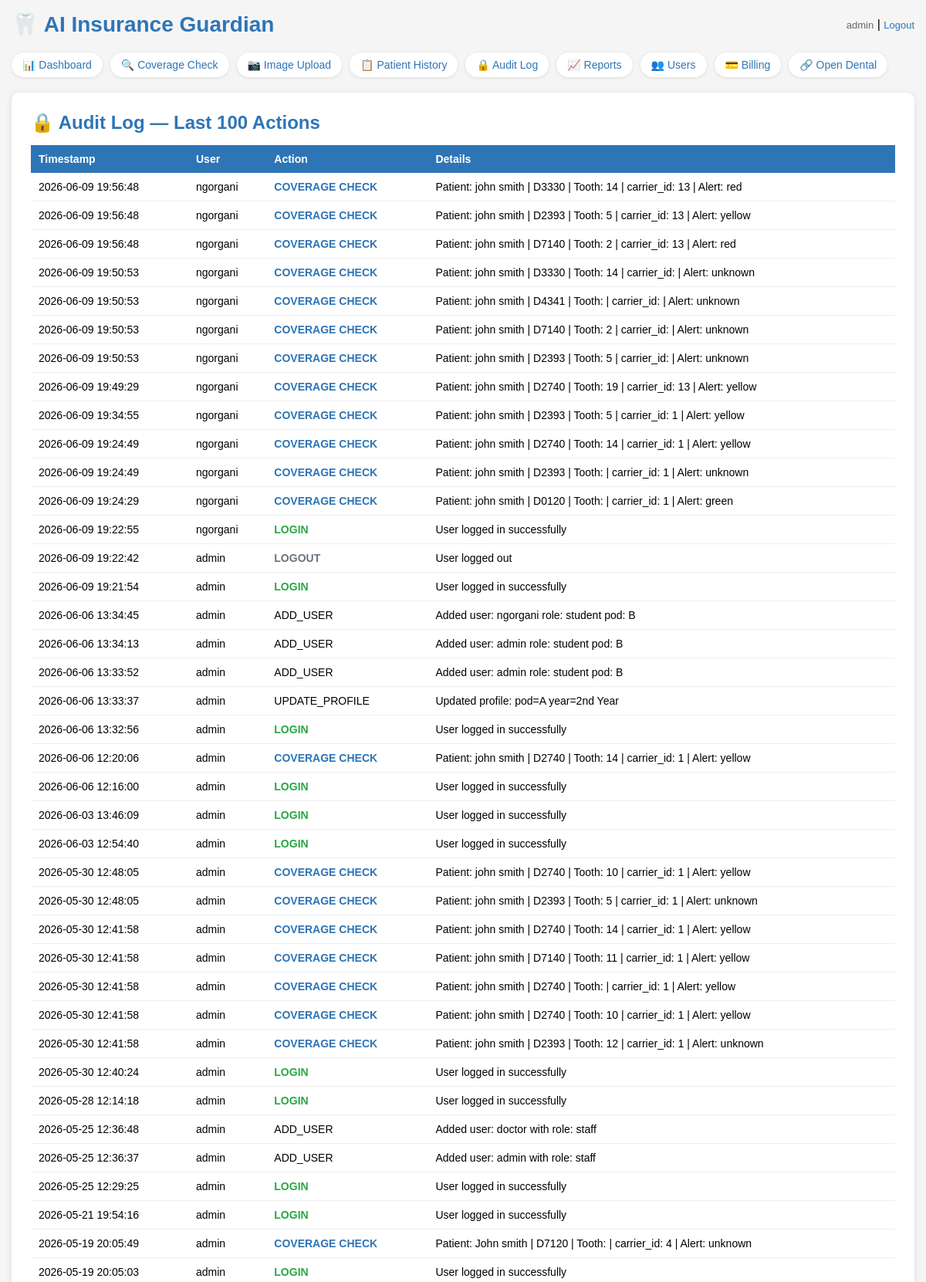
The app's page /audit (signed in, upper part) with its own data.
### tables this page shows
CREATE TABLE users (
            id INTEGER PRIMARY KEY,
            username TEXT UNIQUE NOT NULL,
            password TEXT NOT NULL,
            role TEXT DEFAULT 'staff'
        , pod TEXT DEFAULT NULL, year_level TEXT DEFAULT NULL, full_name TEXT DEFAULT NULL);

CREATE TABLE audit_log (id INTEGER PRIMARY KEY, username TEXT, action TEXT, details TEXT, timestamp TEXT);

### app.py (the view)
@app.route("/audit")
@login_required
def audit():
    conn = get_db()
    cursor = conn.cursor()
    cursor.execute("SELECT * FROM audit_log ORDER BY timestamp DESC LIMIT 100")
    records = cursor.fetchall()
    conn.close()
    return render_template("audit.html", records=records)

### app.py (called while the page is built)
def get_db():
    conn = sqlite3.connect("insurance_guardian.db")
    conn.row_factory = sqlite3.Row
    return conn

@login_manager.user_loader
def load_user(user_id):
    conn = get_db()
    cursor = conn.cursor()
    cursor.execute("SELECT id, username, role, pod, year_level, full_name FROM users WHERE id = ?", (user_id,))
    row = cursor.fetchone()
    conn.close()
    if row:
        return User(row[0], row[1], row[2], row[3], row[4], row[5])
    return None

### templates/audit.html (shortened to what this page needs)
<!DOCTYPE html>
<html>
<head>
</head>
<body>
    <div class="header">
        <h1>🦷 AI Insurance Guardian</h1>
        <div>
            <span class="user-info">{{ current_user.username }}</span> |
            <a href="/logout" class="logout">Logout</a>
        </div>
    </div>
    <div class="nav">
        <a href="/dashboard" class="active">📊 Dashboard</a>
        <a href="/">🔍 Coverage Check</a>
        <a href="/upload">📷 Image Upload</a>
        <a href="/history">📋 Patient History</a>
        <a href="/audit">🔒 Audit Log</a>
        <a href="/reports">📈 Reports</a>
        <a href="/users">👥 Users</a>
        <a href="/billing">💳 Billing</a>
        <a href="/opendental">🔗 Open Dental</a>
    </div>
    <div class="results-box">
        <h2>🔒 Audit Log — Last 100 Actions</h2>
        <table>
            <tr>
                <th>Timestamp</th>
                <th>User</th>
                <th>Action</th>
                <th>Details</th>
            </tr>
            {% for record in records %}
            <tr>
                <td>{{ record[4] }}</td>
                <td>{{ record[1] }}</td>
                <td>
                    {% if record[2] == 'LOGIN' %}<span class="action-login">LOGIN</span>
                    {% elif record[2] == 'LOGOUT' %}<span class="action-logout">LOGOUT</span>
                    {% elif record[2] == 'COVERAGE_CHECK' %}<span class="action-check">COVERAGE CHECK</span>
                    {% elif record[2] == 'FAILED_LOGIN' %}<span class="action-failed">FAILED LOGIN</span>
                    {% else %}{{ record[2] }}{% endif %}
                </td>
                <td>{{ record[3] }}</td>
            </tr>
            {% endfor %}
        </table>
    </div>
</body>
</html>

### templates/audit.html (style rules this page uses)
* { box-sizing: border-box; margin: 0; padding: 0; }
body { font-family: Arial, sans-serif; background-color: #f5f5f5; padding: 15px; }
.header { display: flex; justify-content: space-between; align-items: center; margin-bottom: 20px; flex-wrap: wrap; gap: 10px; }
h1 { color: #2E75B6; font-size: clamp(20px, 4vw, 28px); }
.nav { display: flex; flex-wrap: wrap; gap: 10px; margin-bottom: 20px; }
.nav a { color: #2E75B6; text-decoration: none; font-size: 14px; background: white; padding: 8px 14px; border-radius: 20px; box-shadow: 0 1px 4px rgba(0,0,0,0.1); }
.user-info { color: #666; font-size: 13px; }
.logout { color: #2E75B6; text-decoration: none; font-size: 13px; }
.results-box { background: white; padding: 25px; border-radius: 10px; box-shadow: 0 2px 10px rgba(0,0,0,0.1); }
.results-box h2 { color: #2E75B6; margin-bottom: 15px; }
table { width: 100%; border-collapse: collapse; font-size: 14px; }
th { background: #2E75B6; color: white; padding: 10px; text-align: left; }
td { padding: 10px; border-bottom: 1px solid #eee; }
.action-login { color: #28a745; font-weight: bold; }
.action-logout { color: #6c757d; font-weight: bold; }
.action-check { color: #2E75B6; font-weight: bold; }

### records on screen
users: username "admin"
audit_log: timestamp "2026-06-09 19:56:48", username "ngorgani", action "COVERAGE CHECK", details "Patient: john smith | D3330 | Tooth: 14 | carrier_id: 13 | Alert: red"
audit_log: timestamp "2026-06-09 19:56:48", username "ngorgani", action "COVERAGE CHECK", details "Patient: john smith | D2393 | Tooth: 5 | carrier_id: 13 | Alert: yellow"
audit_log: timestamp "2026-06-09 19:56:48", username "ngorgani", action "COVERAGE CHECK", details "Patient: john smith | D7140 | Tooth: 2 | carrier_id: 13 | Alert: red"
audit_log: timestamp "2026-06-09 19:50:53", username "ngorgani", action "COVERAGE CHECK", details "Patient: john smith | D3330 | Tooth: 14 | carrier_id: | Alert: unknown"
audit_log: timestamp "2026-06-09 19:50:53", username "ngorgani", action "COVERAGE CHECK", details "Patient: john smith | D4341 | Tooth: | carrier_id: | Alert: unknown"
audit_log: timestamp "2026-06-09 19:50:53", username "ngorgani", action "COVERAGE CHECK", details "Patient: john smith | D7140 | Tooth: 2 | carrier_id: | Alert: unknown"
audit_log: timestamp "2026-06-09 19:50:53", username "ngorgani", action "COVERAGE CHECK", details "Patient: john smith | D2393 | Tooth: 5 | carrier_id: | Alert: unknown"
audit_log: timestamp "2026-06-09 19:49:29", username "ngorgani", action "COVERAGE CHECK", details "Patient: john smith | D2740 | Tooth: 19 | carrier_id: 13 | Alert: yellow"
audit_log: timestamp "2026-06-09 19:34:55", username "ngorgani", action "COVERAGE CHECK", details "Patient: john smith | D2393 | Tooth: 5 | carrier_id: 1 | Alert: yellow"
audit_log: timestamp "2026-06-09 19:24:49", username "ngorgani", action "COVERAGE CHECK", details "Patient: john smith | D2740 | Tooth: 14 | carrier_id: 1 | Alert: yellow"
audit_log: timestamp "2026-06-09 19:24:49", username "ngorgani", action "COVERAGE CHECK", details "Patient: john smith | D2393 | Tooth: | carrier_id: 1 | Alert: unknown"
audit_log: timestamp "2026-06-09 19:24:29", username "ngorgani", action "COVERAGE CHECK", details "Patient: john smith | D0120 | Tooth: | carrier_id: 1 | Alert: green"
audit_log: timestamp "2026-06-09 19:22:55", username "ngorgani", action "LOGIN", details "User logged in successfully"
audit_log: timestamp "2026-06-09 19:22:42", username "admin", action "LOGOUT", details "User logged out"
audit_log: timestamp "2026-06-09 19:21:54", username "admin", action "LOGIN", details "User logged in successfully"
audit_log: timestamp "2026-06-06 13:34:45", username "admin", action "ADD_USER", details "Added user: ngorgani role: student pod: B"
audit_log: timestamp "2026-06-06 13:34:13", username "admin", action "ADD_USER", details "Added user: admin role: student pod: B"
audit_log: timestamp "2026-06-06 13:33:52", username "admin", action "ADD_USER", details "Added user: admin role: student pod: B"
audit_log: timestamp "2026-06-06 13:33:37", username "admin", action "UPDATE_PROFILE", details "Updated profile: pod=A year=2nd Year"
audit_log: timestamp "2026-06-06 13:32:56", username "admin", action "LOGIN", details "User logged in successfully"
audit_log: timestamp "2026-06-06 12:20:06", username "admin", action "COVERAGE CHECK", details "Patient: john smith | D2740 | Tooth: 14 | carrier_id: 1 | Alert: yellow"
audit_log: timestamp "2026-06-06 12:16:00", username "admin", action "LOGIN", details "User logged in successfully"
audit_log: timestamp "2026-06-03 13:46:09", username "admin", action "LOGIN", details "User logged in successfully"
audit_log: timestamp "2026-06-03 12:54:40", username "admin", action "LOGIN", details "User logged in successfully"
audit_log: timestamp "2026-05-30 12:48:05", username "admin", action "COVERAGE CHECK", details "Patient: john smith | D2740 | Tooth: 10 | carrier_id: 1 | Alert: yellow"
audit_log: timestamp "2026-05-30 12:48:05", username "admin", action "COVERAGE CHECK", details "Patient: john smith | D2393 | Tooth: 5 | carrier_id: 1 | Alert: unknown"
audit_log: timestamp "2026-05-30 12:41:58", username "admin", action "COVERAGE CHECK", details "Patient: john smith | D2740 | Tooth: 14 | carrier_id: 1 | Alert: yellow"
audit_log: timestamp "2026-05-30 12:41:58", username "admin", action "COVERAGE CHECK", details "Patient: john smith | D7140 | Tooth: 11 | carrier_id: 1 | Alert: yellow"
audit_log: timestamp "2026-05-30 12:41:58", username "admin", action "COVERAGE CHECK", details "Patient: john smith | D2740 | Tooth: | carrier_id: 1 | Alert: yellow"
audit_log: timestamp "2026-05-30 12:41:58", username "admin", action "COVERAGE CHECK", details "Patient: john smith | D2740 | Tooth: 10 | carrier_id: 1 | Alert: yellow"
audit_log: timestamp "2026-05-30 12:41:58", username "admin", action "COVERAGE CHECK", details "Patient: john smith | D2393 | Tooth: 12 | carrier_id: 1 | Alert: unknown"
audit_log: timestamp "2026-05-30 12:40:24", username "admin", action "LOGIN", details "User logged in successfully"
audit_log: timestamp "2026-05-28 12:14:18", username "admin", action "LOGIN", details "User logged in successfully"
audit_log: timestamp "2026-05-25 12:36:48", username "admin", action "ADD_USER", details "Added user: doctor with role: staff"
audit_log: timestamp "2026-05-25 12:36:37", username "admin", action "ADD_USER", details "Added user: admin with role: staff"
audit_log: timestamp "2026-05-25 12:29:25", username "admin", action "LOGIN", details "User logged in successfully"
audit_log: timestamp "2026-05-21 19:54:16", username "admin", action "LOGIN", details "User logged in successfully"
audit_log: timestamp "2026-05-19 20:05:49", username "admin", action "COVERAGE CHECK", details "Patient: John smith | D7120 | Tooth: | carrier_id: 4 | Alert: unknown"
audit_log: timestamp "2026-05-19 20:05:03", username "admin", action "LOGIN", details "User logged in successfully"
